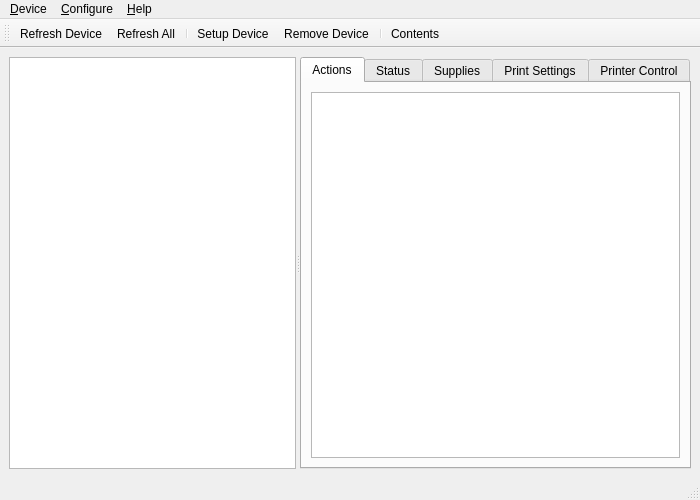
<ui version="4.0" >
 <class>MainWindow</class>
 <widget class="QMainWindow" name="MainWindow" >
  <property name="windowModality" >
   <enum>Qt::ApplicationModal</enum>
  </property>
  <property name="geometry" >
   <rect>
    <x>0</x>
    <y>0</y>
    <width>700</width>
    <height>500</height>
   </rect>
  </property>
  <property name="windowTitle" >
   <string>HP Device Manager</string>
  </property>
  <widget class="QWidget" name="centralwidget" >
   <layout class="QGridLayout" >
    <item row="0" column="0" >
     <widget class="QSplitter" name="splitter" >
      <property name="orientation" >
       <enum>Qt::Horizontal</enum>
      </property>
      <widget class="QListWidget" name="DeviceList" >
       <property name="movement" >
        <enum>QListView::Free</enum>
       </property>
       <property name="flow" >
        <enum>QListView::TopToBottom</enum>
       </property>
       <property name="resizeMode" >
        <enum>QListView::Adjust</enum>
       </property>
       <property name="spacing" >
        <number>10</number>
       </property>
       <property name="viewMode" >
        <enum>QListView::IconMode</enum>
       </property>
       <property name="uniformItemSizes" >
        <bool>true</bool>
       </property>
       <property name="wordWrap" >
        <bool>true</bool>
       </property>
       <property name="selectionRectVisible" >
        <bool>false</bool>
       </property>
      </widget>
      <widget class="QTabWidget" name="Tabs" >
       <property name="sizePolicy" >
        <sizepolicy vsizetype="Expanding" hsizetype="Fixed" >
         <horstretch>0</horstretch>
         <verstretch>0</verstretch>
        </sizepolicy>
       </property>
       <property name="currentIndex" >
        <number>0</number>
       </property>
       <widget class="QWidget" name="Actions" >
        <attribute name="title" >
         <string>Actions</string>
        </attribute>
        <layout class="QGridLayout" >
         <item row="0" column="0" >
          <widget class="QListWidget" name="ActionsList" >
           <property name="spacing" >
            <number>10</number>
           </property>
           <property name="viewMode" >
            <enum>QListView::ListMode</enum>
           </property>
           <property name="uniformItemSizes" >
            <bool>true</bool>
           </property>
           <property name="wordWrap" >
            <bool>true</bool>
           </property>
          </widget>
         </item>
        </layout>
       </widget>
       <widget class="QWidget" name="Status" >
        <attribute name="title" >
         <string>Status</string>
        </attribute>
        <layout class="QGridLayout" >
         <item row="0" column="0" >
          <layout class="QHBoxLayout" >
           <item>
            <spacer>
             <property name="orientation" >
              <enum>Qt::Horizontal</enum>
             </property>
             <property name="sizeHint" >
              <size>
               <width>21</width>
               <height>40</height>
              </size>
             </property>
            </spacer>
           </item>
           <item>
            <widget class="QLabel" name="LCD" >
             <property name="sizePolicy" >
              <sizepolicy vsizetype="Fixed" hsizetype="Fixed" >
               <horstretch>0</horstretch>
               <verstretch>0</verstretch>
              </sizepolicy>
             </property>
             <property name="minimumSize" >
              <size>
               <width>254</width>
               <height>40</height>
              </size>
             </property>
             <property name="maximumSize" >
              <size>
               <width>254</width>
               <height>40</height>
              </size>
             </property>
             <property name="text" >
              <string/>
             </property>
            </widget>
           </item>
           <item>
            <spacer>
             <property name="orientation" >
              <enum>Qt::Horizontal</enum>
             </property>
             <property name="sizeHint" >
              <size>
               <width>21</width>
               <height>40</height>
              </size>
             </property>
            </spacer>
           </item>
          </layout>
         </item>
         <item row="1" column="0" >
          <widget class="QTableWidget" name="StatusTable" >
           <property name="alternatingRowColors" >
            <bool>true</bool>
           </property>
           <property name="selectionMode" >
            <enum>QAbstractItemView::SingleSelection</enum>
           </property>
           <property name="selectionBehavior" >
            <enum>QAbstractItemView::SelectRows</enum>
           </property>
           <property name="showGrid" >
            <bool>false</bool>
           </property>
           <property name="cornerButtonEnabled" >
            <bool>false</bool>
           </property>
          </widget>
         </item>
        </layout>
       </widget>
       <widget class="QWidget" name="Supplies" >
        <attribute name="title" >
         <string>Supplies</string>
        </attribute>
        <layout class="QGridLayout" >
         <item row="0" column="0" >
          <widget class="QTableWidget" name="SuppliesTable" >
           <property name="alternatingRowColors" >
            <bool>true</bool>
           </property>
           <property name="selectionMode" >
            <enum>QAbstractItemView::SingleSelection</enum>
           </property>
           <property name="selectionBehavior" >
            <enum>QAbstractItemView::SelectRows</enum>
           </property>
           <property name="showGrid" >
            <bool>false</bool>
           </property>
           <property name="cornerButtonEnabled" >
            <bool>false</bool>
           </property>
          </widget>
         </item>
        </layout>
       </widget>
       <widget class="QWidget" name="Settings" >
        <attribute name="title" >
         <string>Print Settings</string>
        </attribute>
        <layout class="QGridLayout" >
         <item row="0" column="0" >
          <layout class="QHBoxLayout" >
           <item>
            <widget class="QLabel" name="PrintSettingsPrinterNameLabel" >
             <property name="text" >
              <string>Printer Name:</string>
             </property>
            </widget>
           </item>
           <item>
            <widget class="QComboBox" name="PrintSettingsPrinterNameCombo" >
             <property name="sizePolicy" >
              <sizepolicy vsizetype="Fixed" hsizetype="Expanding" >
               <horstretch>0</horstretch>
               <verstretch>0</verstretch>
              </sizepolicy>
             </property>
            </widget>
           </item>
          </layout>
         </item>
         <item row="1" column="0" >
          <widget class="PrintSettingsToolbox" name="PrintSettingsToolbox" >
           <property name="currentIndex" >
            <number>-1</number>
           </property>
          </widget>
         </item>
        </layout>
       </widget>
       <widget class="QWidget" name="Control" >
        <attribute name="title" >
         <string>Printer Control</string>
        </attribute>
        <layout class="QGridLayout" >
         <item row="0" column="0" >
          <layout class="QHBoxLayout" >
           <item>
            <widget class="QLabel" name="PrintControlPrinterNameLabel" >
             <property name="text" >
              <string>Printer Name:</string>
             </property>
            </widget>
           </item>
           <item>
            <widget class="QComboBox" name="PrintControlPrinterNameCombo" >
             <property name="sizePolicy" >
              <sizepolicy vsizetype="Fixed" hsizetype="Expanding" >
               <horstretch>0</horstretch>
               <verstretch>0</verstretch>
              </sizepolicy>
             </property>
            </widget>
           </item>
          </layout>
         </item>
         <item row="1" column="0" >
          <widget class="QGroupBox" name="groupBox" >
           <property name="title" >
            <string>Printer/Queue Control</string>
           </property>
           <layout class="QGridLayout" >
            <item row="0" column="0" >
             <layout class="QVBoxLayout" >
              <item>
               <widget class="QGroupBox" name="groupBox_3" >
                <property name="sizePolicy" >
                 <sizepolicy vsizetype="Maximum" hsizetype="Preferred" >
                  <horstretch>0</horstretch>
                  <verstretch>0</verstretch>
                 </sizepolicy>
                </property>
                <property name="title" >
                 <string/>
                </property>
                <layout class="QGridLayout" >
                 <property name="leftMargin" >
                  <number>1</number>
                 </property>
                 <property name="topMargin" >
                  <number>1</number>
                 </property>
                 <property name="rightMargin" >
                  <number>1</number>
                 </property>
                 <property name="bottomMargin" >
                  <number>1</number>
                 </property>
                 <property name="horizontalSpacing" >
                  <number>6</number>
                 </property>
                 <property name="verticalSpacing" >
                  <number>1</number>
                 </property>
                 <item row="0" column="0" >
                  <layout class="QHBoxLayout" >
                   <item>
                    <widget class="QLabel" name="StartStopIcon" >
                     <property name="sizePolicy" >
                      <sizepolicy vsizetype="Fixed" hsizetype="Fixed" >
                       <horstretch>0</horstretch>
                       <verstretch>0</verstretch>
                      </sizepolicy>
                     </property>
                     <property name="minimumSize" >
                      <size>
                       <width>16</width>
                       <height>16</height>
                      </size>
                     </property>
                     <property name="maximumSize" >
                      <size>
                       <width>16</width>
                       <height>16</height>
                      </size>
                     </property>
                     <property name="text" >
                      <string/>
                     </property>
                    </widget>
                   </item>
                   <item>
                    <widget class="QLabel" name="StartStopLabel" >
                     <property name="frameShape" >
                      <enum>QFrame::NoFrame</enum>
                     </property>
                     <property name="text" >
                      <string>Started</string>
                     </property>
                     <property name="alignment" >
                      <set>Qt::AlignCenter</set>
                     </property>
                    </widget>
                   </item>
                  </layout>
                 </item>
                </layout>
               </widget>
              </item>
              <item>
               <widget class="QPushButton" name="StartStopButton" >
                <property name="text" >
                 <string>Stop Printer</string>
                </property>
               </widget>
              </item>
             </layout>
            </item>
            <item row="0" column="1" >
             <layout class="QVBoxLayout" >
              <item>
               <widget class="QGroupBox" name="groupBox_4" >
                <property name="sizePolicy" >
                 <sizepolicy vsizetype="Maximum" hsizetype="Preferred" >
                  <horstretch>0</horstretch>
                  <verstretch>0</verstretch>
                 </sizepolicy>
                </property>
                <property name="title" >
                 <string/>
                </property>
                <layout class="QGridLayout" >
                 <property name="leftMargin" >
                  <number>1</number>
                 </property>
                 <property name="topMargin" >
                  <number>1</number>
                 </property>
                 <property name="rightMargin" >
                  <number>1</number>
                 </property>
                 <property name="bottomMargin" >
                  <number>1</number>
                 </property>
                 <property name="horizontalSpacing" >
                  <number>6</number>
                 </property>
                 <property name="verticalSpacing" >
                  <number>1</number>
                 </property>
                 <item row="0" column="0" >
                  <layout class="QHBoxLayout" >
                   <item>
                    <widget class="QLabel" name="AcceptRejectIcon" >
                     <property name="sizePolicy" >
                      <sizepolicy vsizetype="Fixed" hsizetype="Fixed" >
                       <horstretch>0</horstretch>
                       <verstretch>0</verstretch>
                      </sizepolicy>
                     </property>
                     <property name="minimumSize" >
                      <size>
                       <width>16</width>
                       <height>16</height>
                      </size>
                     </property>
                     <property name="maximumSize" >
                      <size>
                       <width>16</width>
                       <height>16</height>
                      </size>
                     </property>
                     <property name="text" >
                      <string/>
                     </property>
                    </widget>
                   </item>
                   <item>
                    <widget class="QLabel" name="AcceptRejectLabel" >
                     <property name="frameShape" >
                      <enum>QFrame::NoFrame</enum>
                     </property>
                     <property name="text" >
                      <string>Accepting</string>
                     </property>
                     <property name="alignment" >
                      <set>Qt::AlignCenter</set>
                     </property>
                    </widget>
                   </item>
                  </layout>
                 </item>
                </layout>
               </widget>
              </item>
              <item>
               <widget class="QPushButton" name="AcceptRejectButton" >
                <property name="text" >
                 <string>Reject Jobs</string>
                </property>
               </widget>
              </item>
             </layout>
            </item>
            <item row="0" column="2" >
             <layout class="QVBoxLayout" >
              <item>
               <widget class="QGroupBox" name="groupBox_5" >
                <property name="sizePolicy" >
                 <sizepolicy vsizetype="Maximum" hsizetype="Preferred" >
                  <horstretch>0</horstretch>
                  <verstretch>0</verstretch>
                 </sizepolicy>
                </property>
                <property name="title" >
                 <string/>
                </property>
                <layout class="QGridLayout" >
                 <property name="leftMargin" >
                  <number>1</number>
                 </property>
                 <property name="topMargin" >
                  <number>1</number>
                 </property>
                 <property name="rightMargin" >
                  <number>1</number>
                 </property>
                 <property name="bottomMargin" >
                  <number>1</number>
                 </property>
                 <property name="horizontalSpacing" >
                  <number>6</number>
                 </property>
                 <property name="verticalSpacing" >
                  <number>1</number>
                 </property>
                 <item row="0" column="0" >
                  <layout class="QHBoxLayout" >
                   <item>
                    <widget class="QLabel" name="SetDefaultIcon" >
                     <property name="sizePolicy" >
                      <sizepolicy vsizetype="Fixed" hsizetype="Fixed" >
                       <horstretch>0</horstretch>
                       <verstretch>0</verstretch>
                      </sizepolicy>
                     </property>
                     <property name="minimumSize" >
                      <size>
                       <width>16</width>
                       <height>16</height>
                      </size>
                     </property>
                     <property name="maximumSize" >
                      <size>
                       <width>16</width>
                       <height>16</height>
                      </size>
                     </property>
                     <property name="text" >
                      <string/>
                     </property>
                    </widget>
                   </item>
                   <item>
                    <widget class="QLabel" name="SetDefaultLabel" >
                     <property name="frameShape" >
                      <enum>QFrame::NoFrame</enum>
                     </property>
                     <property name="text" >
                      <string>Not default</string>
                     </property>
                     <property name="alignment" >
                      <set>Qt::AlignCenter</set>
                     </property>
                    </widget>
                   </item>
                  </layout>
                 </item>
                </layout>
               </widget>
              </item>
              <item>
               <widget class="QPushButton" name="SetDefaultButton" >
                <property name="text" >
                 <string>Set as Default</string>
                </property>
               </widget>
              </item>
             </layout>
            </item>
           </layout>
          </widget>
         </item>
         <item row="2" column="0" >
          <widget class="QGroupBox" name="groupBox_2" >
           <property name="title" >
            <string>Job Queue</string>
           </property>
           <layout class="QGridLayout" >
            <item row="0" column="0" colspan="3" >
             <widget class="QTableWidget" name="JobTable" >
              <property name="alternatingRowColors" >
               <bool>true</bool>
              </property>
              <property name="selectionMode" >
               <enum>QAbstractItemView::SingleSelection</enum>
              </property>
              <property name="selectionBehavior" >
               <enum>QAbstractItemView::SelectRows</enum>
              </property>
              <property name="gridStyle" >
               <enum>Qt::DotLine</enum>
              </property>
             </widget>
            </item>
            <item row="1" column="0" >
             <widget class="QPushButton" name="CancelJobButton" >
              <property name="text" >
               <string>Cancel Job</string>
              </property>
             </widget>
            </item>
            <item row="1" column="1" >
             <spacer>
              <property name="orientation" >
               <enum>Qt::Horizontal</enum>
              </property>
              <property name="sizeHint" >
               <size>
                <width>131</width>
                <height>20</height>
               </size>
              </property>
             </spacer>
            </item>
            <item row="1" column="2" >
             <widget class="QPushButton" name="RefreshButton" >
              <property name="text" >
               <string>Refresh</string>
              </property>
             </widget>
            </item>
           </layout>
          </widget>
         </item>
        </layout>
       </widget>
      </widget>
     </widget>
    </item>
   </layout>
  </widget>
  <widget class="QMenuBar" name="menubar" >
   <property name="geometry" >
    <rect>
     <x>0</x>
     <y>0</y>
     <width>700</width>
     <height>27</height>
    </rect>
   </property>
   <widget class="QMenu" name="menuDevice" >
    <property name="title" >
     <string>&amp;Device</string>
    </property>
    <addaction name="DeviceSettingsAction" />
    <addaction name="separator" />
    <addaction name="DeviceRefreshAction" />
    <addaction name="RefreshAllAction" />
    <addaction name="separator" />
    <addaction name="SetupDeviceAction" />
    <addaction name="RemoveDeviceAction" />
    <addaction name="separator" />
    <addaction name="QuitAction" />
   </widget>
   <widget class="QMenu" name="menuConfigure" >
    <property name="title" >
     <string>&amp;Configure</string>
    </property>
    <addaction name="PreferencesAction" />
   </widget>
   <widget class="QMenu" name="menuHelp" >
    <property name="title" >
     <string>&amp;Help</string>
    </property>
    <addaction name="ContentsAction" />
    <addaction name="AboutAction" />
   </widget>
   <addaction name="menuDevice" />
   <addaction name="menuConfigure" />
   <addaction name="menuHelp" />
  </widget>
  <widget class="QStatusBar" name="statusbar" />
  <widget class="QToolBar" name="toolBar" >
   <property name="windowTitle" >
    <string>toolBar_2</string>
   </property>
   <attribute name="toolBarArea" >
    <enum>TopToolBarArea</enum>
   </attribute>
   <attribute name="toolBarBreak" >
    <bool>false</bool>
   </attribute>
   <addaction name="DeviceRefreshAction" />
   <addaction name="RefreshAllAction" />
   <addaction name="separator" />
   <addaction name="SetupDeviceAction" />
   <addaction name="RemoveDeviceAction" />
   <addaction name="separator" />
   <addaction name="ContentsAction" />
  </widget>
  <action name="QuitAction" >
   <property name="text" >
    <string>Quit</string>
   </property>
  </action>
  <action name="PreferencesAction" >
   <property name="text" >
    <string>Preferences...</string>
   </property>
  </action>
  <action name="AboutAction" >
   <property name="text" >
    <string>About...</string>
   </property>
  </action>
  <action name="ContentsAction" >
   <property name="text" >
    <string>Contents...</string>
   </property>
  </action>
  <action name="DeviceSettingsAction" >
   <property name="enabled" >
    <bool>false</bool>
   </property>
   <property name="text" >
    <string>Settings...</string>
   </property>
  </action>
  <action name="DeviceRefreshAction" >
   <property name="text" >
    <string>Refresh Device</string>
   </property>
  </action>
  <action name="RefreshAllAction" >
   <property name="text" >
    <string>Refresh All</string>
   </property>
  </action>
  <action name="SetupDeviceAction" >
   <property name="text" >
    <string>Setup Device...</string>
   </property>
  </action>
  <action name="RemoveDeviceAction" >
   <property name="text" >
    <string>Remove Device...</string>
   </property>
  </action>
 </widget>
 <customwidgets>
  <customwidget>
   <class>PrintSettingsToolbox</class>
   <extends>QToolBox</extends>
   <header>printsettingstoolbox.h</header>
   <container>1</container>
  </customwidget>
 </customwidgets>
 <resources/>
 <connections/>
</ui>
